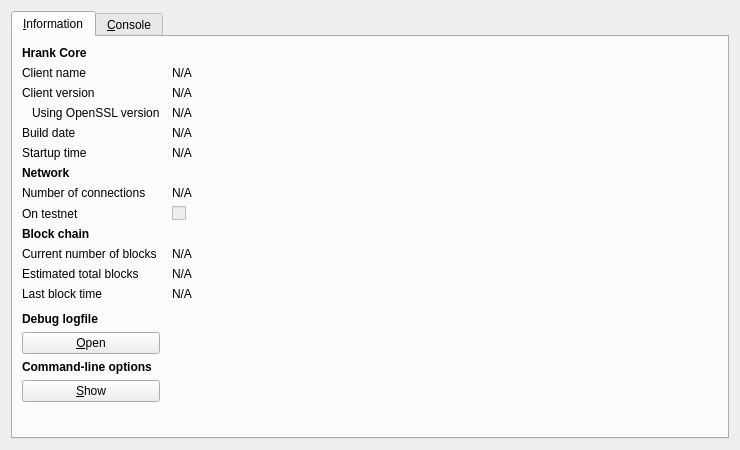
<?xml version="1.0" encoding="UTF-8"?>
<ui version="4.0">
 <class>RPCConsole</class>
 <widget class="QDialog" name="RPCConsole">
  <property name="geometry">
   <rect>
    <x>0</x>
    <y>0</y>
    <width>740</width>
    <height>450</height>
   </rect>
  </property>
  <property name="windowTitle">
   <string>Hrank - Debug window</string>
  </property>
  <layout class="QVBoxLayout" name="verticalLayout_2">
   <item>
    <widget class="QTabWidget" name="tabWidget">
     <property name="currentIndex">
      <number>0</number>
     </property>
     <widget class="QWidget" name="tab_info">
      <attribute name="title">
       <string>&amp;Information</string>
      </attribute>
      <layout class="QGridLayout" name="gridLayout" columnstretch="0,1">
       <property name="horizontalSpacing">
        <number>12</number>
       </property>
       <item row="0" column="0">
        <widget class="QLabel" name="label_9">
         <property name="font">
          <font>
           <weight>75</weight>
           <bold>true</bold>
          </font>
         </property>
         <property name="text">
          <string>Hrank Core</string>
         </property>
        </widget>
       </item>
       <item row="1" column="0">
        <widget class="QLabel" name="label_5">
         <property name="text">
          <string>Client name</string>
         </property>
        </widget>
       </item>
       <item row="1" column="1">
        <widget class="QLabel" name="clientName">
         <property name="cursor">
          <cursorShape>IBeamCursor</cursorShape>
         </property>
         <property name="text">
          <string>N/A</string>
         </property>
         <property name="textFormat">
          <enum>Qt::PlainText</enum>
         </property>
         <property name="textInteractionFlags">
          <set>Qt::LinksAccessibleByMouse|Qt::TextSelectableByKeyboard|Qt::TextSelectableByMouse</set>
         </property>
        </widget>
       </item>
       <item row="2" column="0">
        <widget class="QLabel" name="label_6">
         <property name="text">
          <string>Client version</string>
         </property>
        </widget>
       </item>
       <item row="2" column="1">
        <widget class="QLabel" name="clientVersion">
         <property name="cursor">
          <cursorShape>IBeamCursor</cursorShape>
         </property>
         <property name="text">
          <string>N/A</string>
         </property>
         <property name="textFormat">
          <enum>Qt::PlainText</enum>
         </property>
         <property name="textInteractionFlags">
          <set>Qt::LinksAccessibleByMouse|Qt::TextSelectableByKeyboard|Qt::TextSelectableByMouse</set>
         </property>
        </widget>
       </item>
       <item row="3" column="0">
        <widget class="QLabel" name="label_14">
         <property name="text">
          <string>Using OpenSSL version</string>
         </property>
         <property name="indent">
          <number>10</number>
         </property>
        </widget>
       </item>
       <item row="3" column="1">
        <widget class="QLabel" name="openSSLVersion">
         <property name="cursor">
          <cursorShape>IBeamCursor</cursorShape>
         </property>
         <property name="text">
          <string>N/A</string>
         </property>
         <property name="textFormat">
          <enum>Qt::PlainText</enum>
         </property>
         <property name="textInteractionFlags">
          <set>Qt::LinksAccessibleByMouse|Qt::TextSelectableByKeyboard|Qt::TextSelectableByMouse</set>
         </property>
        </widget>
       </item>
       <item row="4" column="0">
        <widget class="QLabel" name="label_12">
         <property name="text">
          <string>Build date</string>
         </property>
        </widget>
       </item>
       <item row="4" column="1">
        <widget class="QLabel" name="buildDate">
         <property name="cursor">
          <cursorShape>IBeamCursor</cursorShape>
         </property>
         <property name="text">
          <string>N/A</string>
         </property>
         <property name="textFormat">
          <enum>Qt::PlainText</enum>
         </property>
         <property name="textInteractionFlags">
          <set>Qt::LinksAccessibleByMouse|Qt::TextSelectableByKeyboard|Qt::TextSelectableByMouse</set>
         </property>
        </widget>
       </item>
       <item row="5" column="0">
        <widget class="QLabel" name="label_13">
         <property name="text">
          <string>Startup time</string>
         </property>
        </widget>
       </item>
       <item row="5" column="1">
        <widget class="QLabel" name="startupTime">
         <property name="cursor">
          <cursorShape>IBeamCursor</cursorShape>
         </property>
         <property name="text">
          <string>N/A</string>
         </property>
         <property name="textFormat">
          <enum>Qt::PlainText</enum>
         </property>
         <property name="textInteractionFlags">
          <set>Qt::LinksAccessibleByMouse|Qt::TextSelectableByKeyboard|Qt::TextSelectableByMouse</set>
         </property>
        </widget>
       </item>
       <item row="6" column="0">
        <widget class="QLabel" name="label_11">
         <property name="font">
          <font>
           <weight>75</weight>
           <bold>true</bold>
          </font>
         </property>
         <property name="text">
          <string>Network</string>
         </property>
        </widget>
       </item>
       <item row="7" column="0">
        <widget class="QLabel" name="label_7">
         <property name="text">
          <string>Number of connections</string>
         </property>
        </widget>
       </item>
       <item row="7" column="1">
        <widget class="QLabel" name="numberOfConnections">
         <property name="cursor">
          <cursorShape>IBeamCursor</cursorShape>
         </property>
         <property name="text">
          <string>N/A</string>
         </property>
         <property name="textFormat">
          <enum>Qt::PlainText</enum>
         </property>
         <property name="textInteractionFlags">
          <set>Qt::LinksAccessibleByMouse|Qt::TextSelectableByKeyboard|Qt::TextSelectableByMouse</set>
         </property>
        </widget>
       </item>
       <item row="8" column="0">
        <widget class="QLabel" name="label_8">
         <property name="text">
          <string>On testnet</string>
         </property>
        </widget>
       </item>
       <item row="8" column="1">
        <widget class="QCheckBox" name="isTestNet">
         <property name="enabled">
          <bool>false</bool>
         </property>
         <property name="text">
          <string/>
         </property>
        </widget>
       </item>
       <item row="9" column="0">
        <widget class="QLabel" name="label_10">
         <property name="font">
          <font>
           <weight>75</weight>
           <bold>true</bold>
          </font>
         </property>
         <property name="text">
          <string>Block chain</string>
         </property>
        </widget>
       </item>
       <item row="10" column="0">
        <widget class="QLabel" name="label_3">
         <property name="text">
          <string>Current number of blocks</string>
         </property>
        </widget>
       </item>
       <item row="10" column="1">
        <widget class="QLabel" name="numberOfBlocks">
         <property name="cursor">
          <cursorShape>IBeamCursor</cursorShape>
         </property>
         <property name="text">
          <string>N/A</string>
         </property>
         <property name="textFormat">
          <enum>Qt::PlainText</enum>
         </property>
         <property name="textInteractionFlags">
          <set>Qt::LinksAccessibleByMouse|Qt::TextSelectableByKeyboard|Qt::TextSelectableByMouse</set>
         </property>
        </widget>
       </item>
       <item row="11" column="0">
        <widget class="QLabel" name="label_4">
         <property name="text">
          <string>Estimated total blocks</string>
         </property>
        </widget>
       </item>
       <item row="11" column="1">
        <widget class="QLabel" name="totalBlocks">
         <property name="cursor">
          <cursorShape>IBeamCursor</cursorShape>
         </property>
         <property name="text">
          <string>N/A</string>
         </property>
         <property name="textFormat">
          <enum>Qt::PlainText</enum>
         </property>
         <property name="textInteractionFlags">
          <set>Qt::LinksAccessibleByMouse|Qt::TextSelectableByKeyboard|Qt::TextSelectableByMouse</set>
         </property>
        </widget>
       </item>
       <item row="12" column="0">
        <widget class="QLabel" name="label_2">
         <property name="text">
          <string>Last block time</string>
         </property>
        </widget>
       </item>
       <item row="12" column="1">
        <widget class="QLabel" name="lastBlockTime">
         <property name="cursor">
          <cursorShape>IBeamCursor</cursorShape>
         </property>
         <property name="text">
          <string>N/A</string>
         </property>
         <property name="textFormat">
          <enum>Qt::PlainText</enum>
         </property>
         <property name="textInteractionFlags">
          <set>Qt::LinksAccessibleByMouse|Qt::TextSelectableByKeyboard|Qt::TextSelectableByMouse</set>
         </property>
        </widget>
       </item>
       <item row="13" column="0">
        <spacer name="verticalSpacer_2">
         <property name="orientation">
          <enum>Qt::Vertical</enum>
         </property>
         <property name="sizeHint" stdset="0">
          <size>
           <width>20</width>
           <height>20</height>
          </size>
         </property>
        </spacer>
       </item>
       <item row="14" column="0">
        <widget class="QLabel" name="labelDebugLogfile">
         <property name="font">
          <font>
           <weight>75</weight>
           <bold>true</bold>
          </font>
         </property>
         <property name="text">
          <string>Debug logfile</string>
         </property>
        </widget>
       </item>
       <item row="15" column="0">
        <widget class="QPushButton" name="openDebugLogfileButton">
         <property name="toolTip">
          <string>Open the Hrank debug logfile from the current data directory. This can take a few seconds for large logfiles.</string>
         </property>
         <property name="text">
          <string>&amp;Open</string>
         </property>
         <property name="autoDefault">
          <bool>false</bool>
         </property>
        </widget>
       </item>
       <item row="16" column="0">
        <widget class="QLabel" name="labelCLOptions">
         <property name="font">
          <font>
           <weight>75</weight>
           <bold>true</bold>
          </font>
         </property>
         <property name="text">
          <string>Command-line options</string>
         </property>
        </widget>
       </item>
       <item row="17" column="0">
        <widget class="QPushButton" name="showCLOptionsButton">
         <property name="toolTip">
          <string>Show the Hrank-qt help message to get a list with possible command-line options.</string>
         </property>
         <property name="text">
          <string>&amp;Show</string>
         </property>
         <property name="autoDefault">
          <bool>false</bool>
         </property>
         <property name="autoDefault">
          <bool>false</bool>
         </property>
        </widget>
       </item>
       <item row="18" column="0">
        <spacer name="verticalSpacer">
         <property name="orientation">
          <enum>Qt::Vertical</enum>
         </property>
         <property name="sizeHint" stdset="0">
          <size>
           <width>20</width>
           <height>40</height>
          </size>
         </property>
        </spacer>
       </item>
      </layout>
     </widget>
     <widget class="QWidget" name="tab_console">
      <attribute name="title">
       <string>&amp;Console</string>
      </attribute>
      <layout class="QVBoxLayout" name="verticalLayout_3">
       <property name="spacing">
        <number>3</number>
       </property>
       <item>
        <widget class="QTextEdit" name="messagesWidget">
         <property name="minimumSize">
          <size>
           <width>0</width>
           <height>100</height>
          </size>
         </property>
         <property name="readOnly">
          <bool>true</bool>
         </property>
         <property name="tabKeyNavigation" stdset="0">
          <bool>false</bool>
         </property>
         <property name="columnCount" stdset="0">
          <number>2</number>
         </property>
        </widget>
       </item>
       <item>
        <layout class="QHBoxLayout" name="horizontalLayout">
         <property name="spacing">
          <number>3</number>
         </property>
         <item>
          <widget class="QLabel" name="label">
           <property name="text">
            <string notr="true">&gt;</string>
           </property>
          </widget>
         </item>
         <item>
          <widget class="QLineEdit" name="lineEdit"/>
         </item>
         <item>
          <widget class="QPushButton" name="clearButton">
           <property name="maximumSize">
            <size>
             <width>24</width>
             <height>24</height>
            </size>
           </property>
           <property name="toolTip">
            <string>Clear console</string>
           </property>
           <property name="text">
            <string/>
           </property>
           <property name="icon">
            <iconset resource="../bitcoin.qrc">
             <normaloff>:/icons/remove</normaloff>:/icons/remove</iconset>
           </property>
           <property name="shortcut">
            <string notr="true">Ctrl+L</string>
           </property>
           <property name="autoDefault">
            <bool>false</bool>
           </property>
          </widget>
         </item>
        </layout>
       </item>
      </layout>
     </widget>
    </widget>
   </item>
  </layout>
 </widget>
 <resources>
  <include location="../bitcoin.qrc"/>
 </resources>
 <connections/>
</ui>
